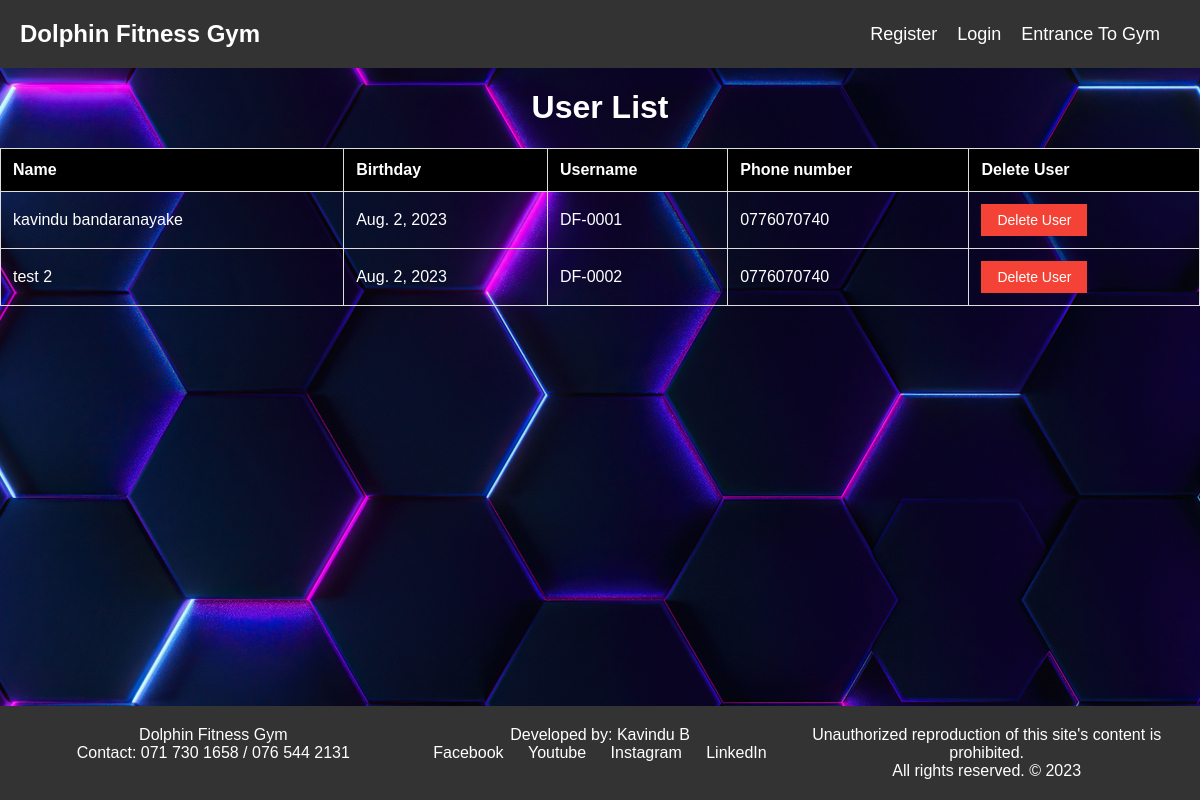
/users/, run on the app's committed database.
### authentication/models.py (models this page shows, shortened)
class CustomUser(AbstractUser):
    name = models.CharField(max_length=255)
    birthday = models.DateField()
    username = models.CharField(max_length=255, unique=True)
    phone_number = models.CharField(max_length=20, blank=True, null=True)  # Added phone_number field
    groups = models.ManyToManyField(Group, related_name='customuser_set')
    user_permissions = models.ManyToManyField(Permission, related_name='customuser_set')

### authentication/views.py (the view)
# urls.py: path('users/', views.users, name='users'),
def users(request):
    users = CustomUser.objects.all()
    payments = Payment.objects.all()
    return render(request, 'user.html', {'users': users, 'payments': payments})

### authentication/templates/user.html (shortened to what this page needs)
{% extends 'base.html' %}
{% load static %}
{% block content %}
<body style="background-image: url('{% static 'images/polygon-glowing-joins-5k-fc-1920x1200.jpg' %}');color: white;">
<h1>User List</h1>
    <table>
        <thead>
            <tr>
                <th>Name</th>
                <th>Birthday</th>
                <th>Username</th>
                <th>Phone number </th>
                <th>Delete User</th>
            </tr>
        </thead>
        <tbody>
            {% for user in users %}
                <tr>
                    <td>{{ user.name }}</td>
                    <td>{{ user.birthday }}</td>
                    <td>{{ user.username }}</td>
                    <td>{{ user.phone_number }}</td>
                    <td>
                        <form method="POST" action="{% url 'delete_user' user.username %}">
                            <button type="submit" class="delete-user-btn">Delete User</button>
                        </form>
                    </td>
                </tr>
            {% endfor %}
        </tbody>
    </table>
</body>
{% endblock %}

### authentication/templates/base.html (style rules this page uses)
* { box-sizing: border-box; }
body { font-family: Arial, sans-serif; margin: 0; padding: 0; background-color: #f9f9f9; }
html, body { display: flex; flex-direction: column; min-height: 100vh; }

### authentication/templates/user.html (style rules this page uses)
* { box-sizing: border-box; }
h1 { text-align: center; }
table { width: 100%; border-collapse: collapse; margin-top: 20px; }
th, td { border: 1px solid #ddd; padding: 12px; text-align: left; }
th { background-color: #000000; }
.delete-user-btn { padding: 8px 16px; background-color: #f44336; color: white; border: none; cursor: pointer; font-size: 14px; }

### data on the page
CustomUser: name "kavindu bandaranayake", birthday "Aug. 2, 2023", username "DF-0001", phone_number "0776070740"
CustomUser: name "test 2", birthday "Aug. 2, 2023", username "DF-0002", phone_number "0776070740"
